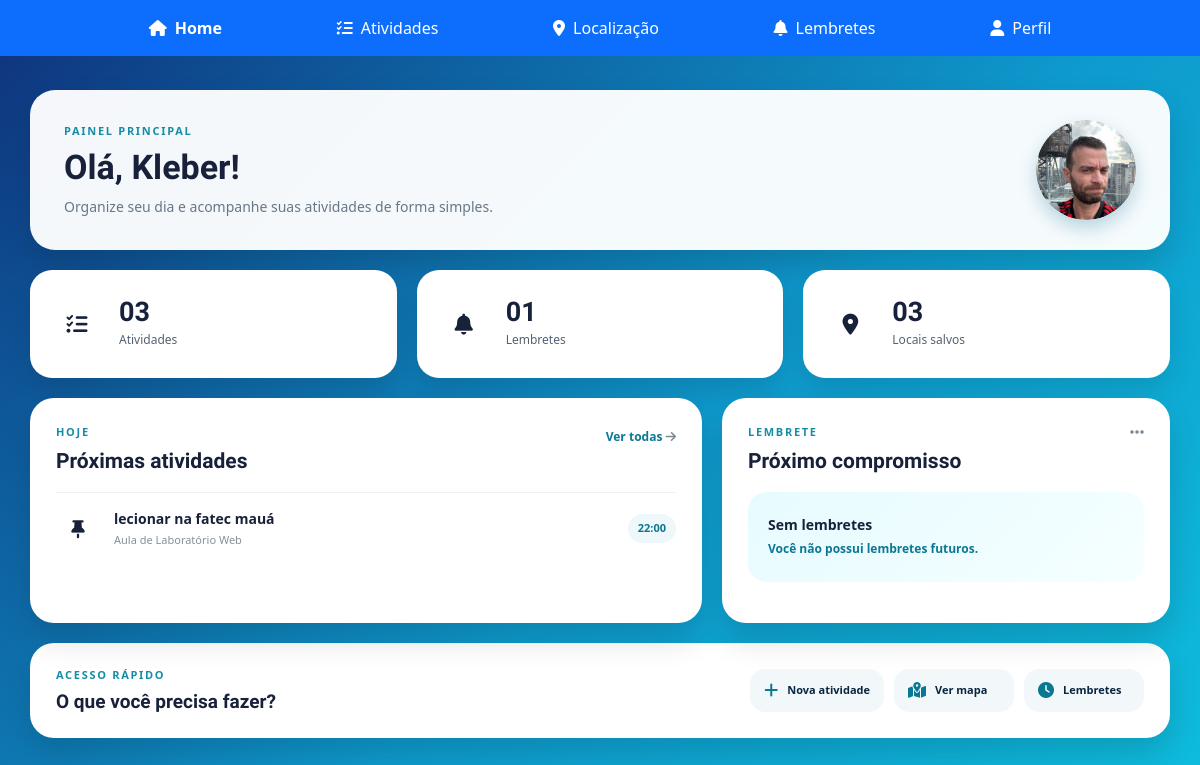
Page /home.php (signed in) on the committed database.
### tables this page shows
CREATE TABLE `usuario` (
  `id_usuario` int(11) NOT NULL,
  `nome` varchar(100) DEFAULT NULL,
  `sobrenome` varchar(150) DEFAULT NULL,
  `email` varchar(254) DEFAULT NULL,
  `senha` varchar(255) DEFAULT NULL,
  `data_criacao` timestamp NOT NULL DEFAULT current_timestamp() ON UPDATE current_timestamp(),
  `telefone` varchar(20) DEFAULT NULL,
  `data_nascimento` date DEFAULT NULL,
  `endereco` varchar(255) DEFAULT NULL,
  `foto_perfil` varchar(255) DEFAULT NULL
);

CREATE TABLE `atividade` (
  `id_atividade` int(11) NOT NULL,
  `id_usuario` int(11) DEFAULT NULL,
  `id_categoria` int(11) DEFAULT NULL,
  `titulo` varchar(150) DEFAULT NULL,
  `descricao` varchar(500) DEFAULT NULL,
  `data_hora_criacao` timestamp NOT NULL DEFAULT current_timestamp(),
  `data_hora_inicio` timestamp NULL DEFAULT NULL,
  `data_hora_fim` timestamp NULL DEFAULT NULL,
  `status` varchar(30) DEFAULT NULL,
  `longitude` decimal(9,6) DEFAULT NULL,
  `latitude` decimal(9,6) DEFAULT NULL,
  `endereco` varchar(255) DEFAULT NULL
);

### home.php (the view, shortened to what this page needs)
<?php
require_once 'conexao.php';
$id_usuario = $_SESSION['id_usuario'];
$nome_usuario = $_SESSION['nome_usuario'];
try {
    $stmt_foto = $pdo->prepare("SELECT foto_perfil FROM usuario WHERE id_usuario = :id");
    $stmt_foto->execute([':id' => $id_usuario]);
    $foto_usuario = $stmt_foto->fetchColumn();
    if (!empty($foto_usuario) && file_exists("uploads/" . $foto_usuario)) {
        $img_boas_vindas = "uploads/" . $foto_usuario;
    } else {
        $img_boas_vindas = "https://ui-avatars.com/api/?name=" . urlencode($nome_usuario) . "&background=0EC5E1&color=fff&size=150";
    }
    $stmt = $pdo->prepare("SELECT COUNT(*) FROM atividade WHERE id_usuario = :id");
    $stmt->execute([':id' => $id_usuario]);
    $total_atividades = str_pad($stmt->fetchColumn(), 2, '0', STR_PAD_LEFT);
    $stmt = $pdo->prepare("SELECT COUNT(l.id_lembrete) FROM lembrete l JOIN atividade a ON l.id_atividade = a.id_atividade WHERE a.id_usuario = :id");
    $stmt->execute([':id' => $id_usuario]);
    $total_lembretes = str_pad($stmt->fetchColumn(), 2, '0', STR_PAD_LEFT);
    $stmt = $pdo->prepare("SELECT COUNT(*) FROM atividade WHERE id_usuario = :id AND latitude IS NOT NULL AND longitude IS NOT NULL");
    $stmt->execute([':id' => $id_usuario]);
    $total_locais = str_pad($stmt->fetchColumn(), 2, '0', STR_PAD_LEFT);
    $stmt = $pdo->prepare("
        SELECT titulo, descricao, data_hora_inicio
        FROM atividade
        WHERE id_usuario = :id AND data_hora_inicio >= CURRENT_DATE
        ORDER BY data_hora_inicio ASC
        LIMIT 3
    ");
    $stmt->execute([':id' => $id_usuario]);
    $proximas_atividades = $stmt->fetchAll(PDO::FETCH_ASSOC);
    $stmt = $pdo->prepare("
        SELECT l.data, l.horario, a.titulo
        FROM lembrete l
        JOIN atividade a ON l.id_atividade = a.id_atividade
        WHERE a.id_usuario = :id AND CONCAT(l.data, ' ', l.horario) >= NOW()
        ORDER BY l.data ASC, l.horario ASC
        LIMIT 1
    ");
    $stmt->execute([':id' => $id_usuario]);
    $proximo_lembrete = $stmt->fetch(PDO::FETCH_ASSOC);
} catch(PDOException $e) {
    $img_boas_vindas = "https://ui-avatars.com/api/?name=" . urlencode($nome_usuario) . "&background=0EC5E1&color=fff&size=150";
    $total_atividades = $total_lembretes = $total_locais = '00';
    $proximas_atividades = [];
    $proximo_lembrete = false;
}
$meses_ptbr = [
    '01' => 'JAN', '02' => 'FEV', '03' => 'MAR', '04' => 'ABR',
    '05' => 'MAI', '06' => 'JUN', '07' => 'JUL', '08' => 'AGO',
    '09' => 'SET', '10' => 'OUT', '11' => 'NOV', '12' => 'DEZ'
];
?>
<!DOCTYPE html>
<html lang="pt-BR">
<head>
    <link href="https://cdn.jsdelivr.net/npm/bootstrap@5.3.3/dist/css/bootstrap.min.css" rel="stylesheet">
    <link rel="stylesheet" href="https://cdnjs.cloudflare.com/ajax/libs/font-awesome/6.0.0/css/all.min.css">
    <link rel="stylesheet" href="styles/home.css">
</head>
<body>
    <nav class="navbar navbar-expand navbar-dark bg-primary custom-navbar">
      <div class="container">
        <ul class="navbar-nav w-100 justify-content-evenly text-center">
          <li class="nav-item">
            <a class="nav-link text-white fw-bold" href="home.php"><i class="fas fa-home me-2"></i>Home</a>
          </li>
          <li class="nav-item">
            <a class="nav-link text-white" href="activities.php"><i class="fas fa-tasks me-2"></i>Atividades</a>
          </li>
          <li class="nav-item">
            <a class="nav-link text-white" href="location.php"><i class="fas fa-map-marker-alt me-2"></i>Localização</a>
          </li>
          <li class="nav-item">
            <a class="nav-link text-white" href="notifications.php"><i class="fas fa-bell me-2"></i>Lembretes</a>
          </li>
          <li class="nav-item">
            <a class="nav-link text-white" href="profile.php"><i class="fas fa-user me-2"></i>Perfil</a>
          </li>
        </ul>
      </div>
    </nav>
    <main class="home-page">
        <div class="dashboard">
            <section class="welcome-card">
                <div>
                    <span class="eyebrow">PAINEL PRINCIPAL</span>
                    <h1>Olá, <?php echo htmlspecialchars($nome_usuario); ?>!</h1>
                    <p>Organize seu dia e acompanhe suas atividades de forma simples.</p>
                </div>
                <div class="profile-circle" style="width: 100px; height: 100px; background: transparent; padding: 0; overflow: hidden; display: flex; align-items: center; justify-content: center;">
                    <img src="<?php echo $img_boas_vindas; ?>" alt="Perfil" style="width: 100%; height: 100%; border-radius: 50%; object-fit: cover;">
                </div>
            </section>
            <section class="stats-grid">
                <div class="stat-card cyan">
                    <div class="stat-icon"><i class="fa-solid fa-list-check"></i></div>
                    <div><strong><?php echo $total_atividades; ?></strong><span>Atividades</span></div>
                </div>
                <div class="stat-card cyan">
                    <div class="stat-icon"><i class="fa-solid fa-bell"></i></div>
                    <div><strong><?php echo $total_lembretes; ?></strong><span>Lembretes</span></div>
                </div>
                <div class="stat-card cyan">
                    <div class="stat-icon"><i class="fa-solid fa-location-dot"></i></div>
                    <div><strong><?php echo $total_locais; ?></strong><span>Locais salvos</span></div>
                </div>
            </section>
            <section class="content-grid">
                <div class="panel tasks-panel">
                    <div class="panel-heading">
                        <div><span class="section-label">HOJE</span><h2>Próximas atividades</h2></div>
                        <a href="activities.php">Ver todas <i class="fa-solid fa-arrow-right"></i></a>
                    </div>
                    <?php if (count($proximas_atividades) > 0): ?>
                        <?php foreach ($proximas_atividades as $atividade): ?>
                            <?php
                                $hora_formatada = !empty($atividade['data_hora_inicio']) ? date('H:i', strtotime($atividade['data_hora_inicio'])) : '--:--';
                            ?>
                            <div class="activity-row">
                                <div class="activity-icon"><i class="fa-solid fa-thumbtack"></i></div>
                                <div class="activity-info">
                                    <strong><?php echo htmlspecialchars($atividade['titulo']); ?></strong>
                                    <span><?php echo htmlspecialchars($atividade['descricao']); ?></span>
                                </div>
                                <span class="time"><?php echo $hora_formatada; ?></span>
                            </div>
                        <?php endforeach; ?>
                    <?php else: ?>
                        <div class="activity-row">
                            <div class="activity-info"><strong>Nenhuma atividade agendada.</strong><span>Aproveite o seu dia livre!</span></div>
                        </div>
                    <?php endif; ?>
                </div>
                <div class="panel reminder-panel">
                    <div class="panel-heading">
                        <div><span class="section-label">LEMBRETE</span><h2>Próximo compromisso</h2></div>
                        <i class="fa-solid fa-ellipsis"></i>
                    </div>
                    <?php if ($proximo_lembrete): ?>
                        <?php
                            $dia = date('d', strtotime($proximo_lembrete['data']));
                            $mes_num = date('m', strtotime($proximo_lembrete['data']));
                            $mes_nome = $meses_ptbr[$mes_num];
                            $hora_lembrete = date('H:i', strtotime($proximo_lembrete['horario']));
                        ?>
                        <div class="reminder-box">
                            <div class="calendar"><strong><?php echo $dia; ?></strong><span><?php echo $mes_nome; ?></span></div>
                            <div>
                                <strong><?php echo htmlspecialchars($proximo_lembrete['titulo']); ?></strong>
                                <p>Agendado para às <?php echo $hora_lembrete; ?></p>
                            </div>
                        </div>
                        <a class="location-button" href="location.php"><i class="fa-solid fa-route"></i> Ver localização</a>
                    <?php else: ?>
                        <div class="reminder-box">
                            <div>
                                <strong>Sem lembretes</strong>
                                <p>Você não possui lembretes futuros.</p>
                            </div>
                        </div>
                    <?php endif; ?>
                </div>
            </section>
            <section class="bottom-panel">
                <div>
                    <span class="section-label">ACESSO RÁPIDO</span>
                    <h2>O que você precisa fazer?</h2>
                </div>
                <div class="quick-actions">
                    <a href="activities.php"><i class="fa-solid fa-plus"></i><span>Nova atividade</span></a>
                    <a href="location.php"><i class="fa-solid fa-map-location-dot"></i><span>Ver mapa</span></a>
                    <a href="notifications.php"><i class="fa-solid fa-clock"></i><span>Lembretes</span></a>
                </div>
            </section>
        </div>
    </main>
</body>
</html>

### styles/home.css (style rules this page uses)
* { box-sizing: border-box; }
html, body { margin: 0; min-height: 100%; }
:root { --ames-blue-dark: #0F317B; --ames-blue: #0E8ACD; --ames-blue-light: #0E9ACD; --ames-cyan: #0EC5E1; --ames-input: rgb(189, 233, 245); --ames-white: #FFFFFF; --ames-text: #17213A; --ames-text-light: #63708A; --ames-border: #101828; --ames-success: #138A63; --ames-success-light: #DDF7EC; --ames-warning: #E28A16; --ames-warning-light: #FFF3D9; --ames-danger: #C83D4D; --ames-shadow: 0 16px 45px rgba(15, 49, 123, 0.18); }
body { min-height: 100vh; height: 1000px; margin: 0; color: var(--ames-text); background-color: var(--ames-blue-dark); background: linear-gradient( 135deg, var(--ames-blue-dark) 0%, var(--ames-blue-light) 52%, var(--ames-cyan) 100% ); background-attachment: fixed; font-family: "Segoe UI", Arial, sans-serif; }
.home-page { min-height: calc(100vh - 86px); padding: 34px 28px 48px; }
.dashboard { width: min(1140px, 100%); margin: 0 auto; }
.welcome-card { min-height: 156px; padding: 30px 34px; border-radius: 25px; background: rgba(255,255,255,.96); box-shadow: 0 16px 32px rgba(0,0,0,.15); display:flex; align-items:center; justify-content:space-between; }
.eyebrow, .section-label { display:block; color:#168da5; font-size:11px; font-weight:700; letter-spacing:1.7px; margin-bottom:8px; }
.welcome-card h1 { font-family:'Sora',sans-serif; font-size:34px; margin:0 0 8px; font-weight:700; }
.welcome-card p { margin:0; color:#687786; font-size:14px; }
.profile-circle { width:62px; height:62px; border-radius:50%; background:#0a5b85; color:#fff; display:grid; place-items:center; font-size:25px; box-shadow:0 8px 18px rgba(10,91,133,.25); }
.stats-grid { display:grid; grid-template-columns:repeat(3,1fr); gap:20px; margin:20px 0; }
.stat-card { min-height:108px; border-radius:22px; padding:22px; display:flex; align-items:center; gap:17px; box-shadow:0 14px 28px rgba(0,0,0,.11); }
.stat-card.cyan { background:#ffffff; }
.stat-icon { width:50px; height:50px; border-radius:15px; background:rgba(255,255,255,.7); display:grid; place-items:center; font-size:21px; }
.stat-card strong { display:block; font-family:'Sora',sans-serif; font-size:27px; line-height:1; }
.stat-card span { color:#536273; font-size:12px; }
.content-grid { display:grid; grid-template-columns:1.35fr .9fr; gap:20px; }
.panel, .bottom-panel { background:#fff; border-radius:24px; box-shadow:0 16px 32px rgba(0,0,0,.14); }
.panel { padding:26px; }
.panel-heading { display:flex; justify-content:space-between; align-items:flex-start; margin-bottom:18px; }
.panel-heading h2, .bottom-panel h2 { font-family:'Sora',sans-serif; font-size:21px; margin:0; font-weight:700; }
.panel-heading a { color:#0b7893; text-decoration:none; font-size:12px; font-weight:700; margin-top:4px; }
.panel-heading i { color:#7b8994; }
.activity-row { display:flex; align-items:center; gap:14px; padding:14px 0; border-top:1px solid #edf1f3; }
.activity-icon { width:44px; height:44px; border-radius:14px; display:grid; place-items:center; font-size:18px; }
.activity-info { flex:1; min-width:0; }
.activity-info strong { display:block; font-size:14px; }
.activity-info span { display:block; color:#84919b; font-size:11px; margin-top:3px; }
.time { background:#eef7f9; color:#0b7893; border-radius:20px; padding:6px 10px; font-size:11px; font-weight:700; }
.reminder-box { background:linear-gradient(135deg,#e7fbff,#f5ffff); border-radius:19px; padding:20px; display:flex; gap:15px; align-items:center; margin-bottom:15px; }
.reminder-box strong { font-size:14px; }
.reminder-box p { margin:4px 0; color:#0b7893; font-size:12px; font-weight:600; }
.bottom-panel { margin-top:20px; padding:24px 26px; display:flex; align-items:center; justify-content:space-between; gap:25px; }
.bottom-panel h2 { font-size:19px; }
.quick-actions { display:flex; gap:10px; }
.quick-actions a { min-width:120px; padding:13px 14px; border-radius:15px; background:#f2f8fa; color:#0a2540; text-decoration:none; display:flex; align-items:center; gap:9px; font-size:11px; font-weight:700; }
.quick-actions a i { color:#0b7893; font-size:16px; }

### rows in the picture
usuario: foto_perfil (picture)
atividade: titulo "lecionar na fatec mauá", descricao "Aula de Laboratório Web", data_hora_inicio "22:00"

### other values in the picture
$nome_usuario "Kleber"
$total_atividades "03"
$total_lembretes "01"
$total_locais "03"
